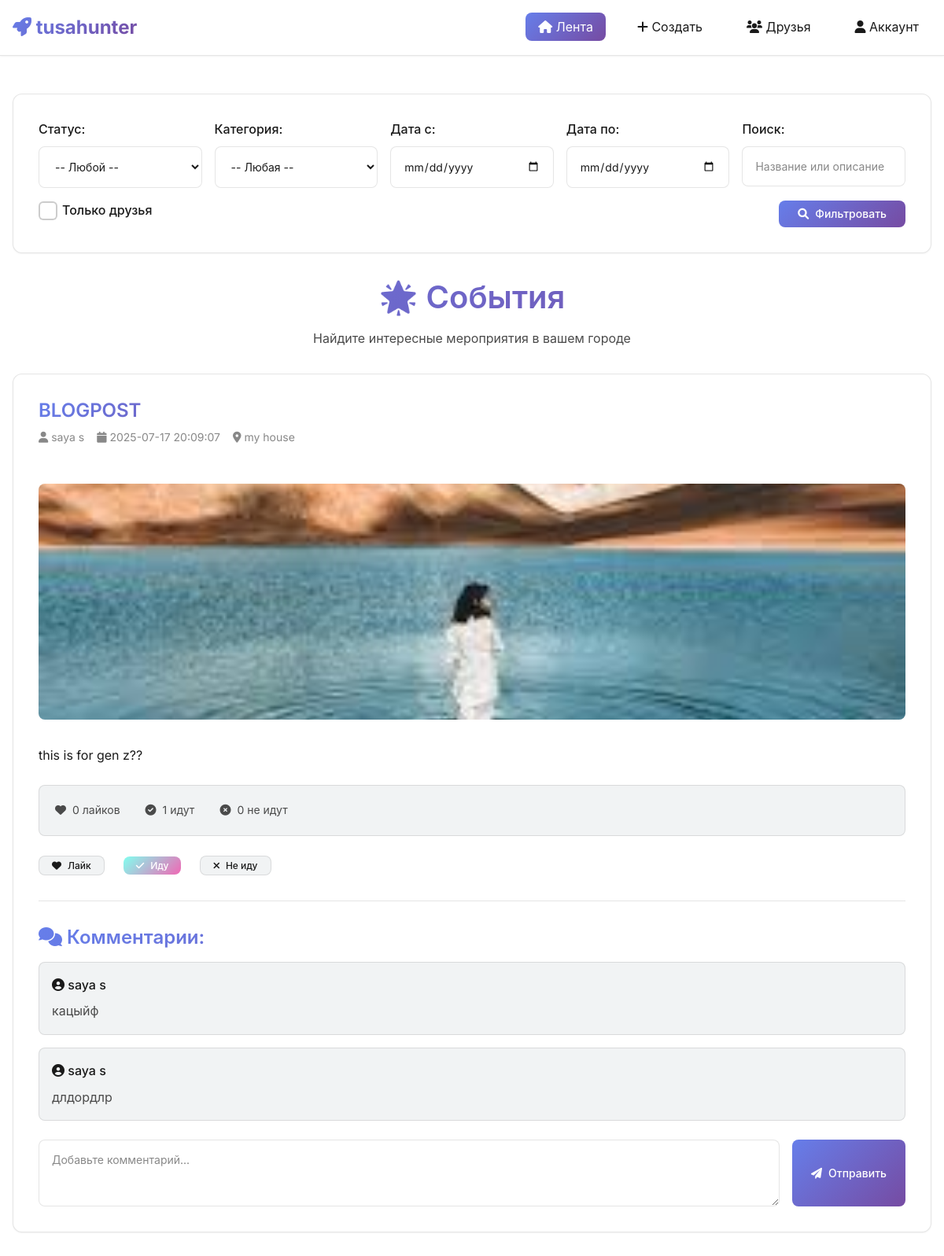
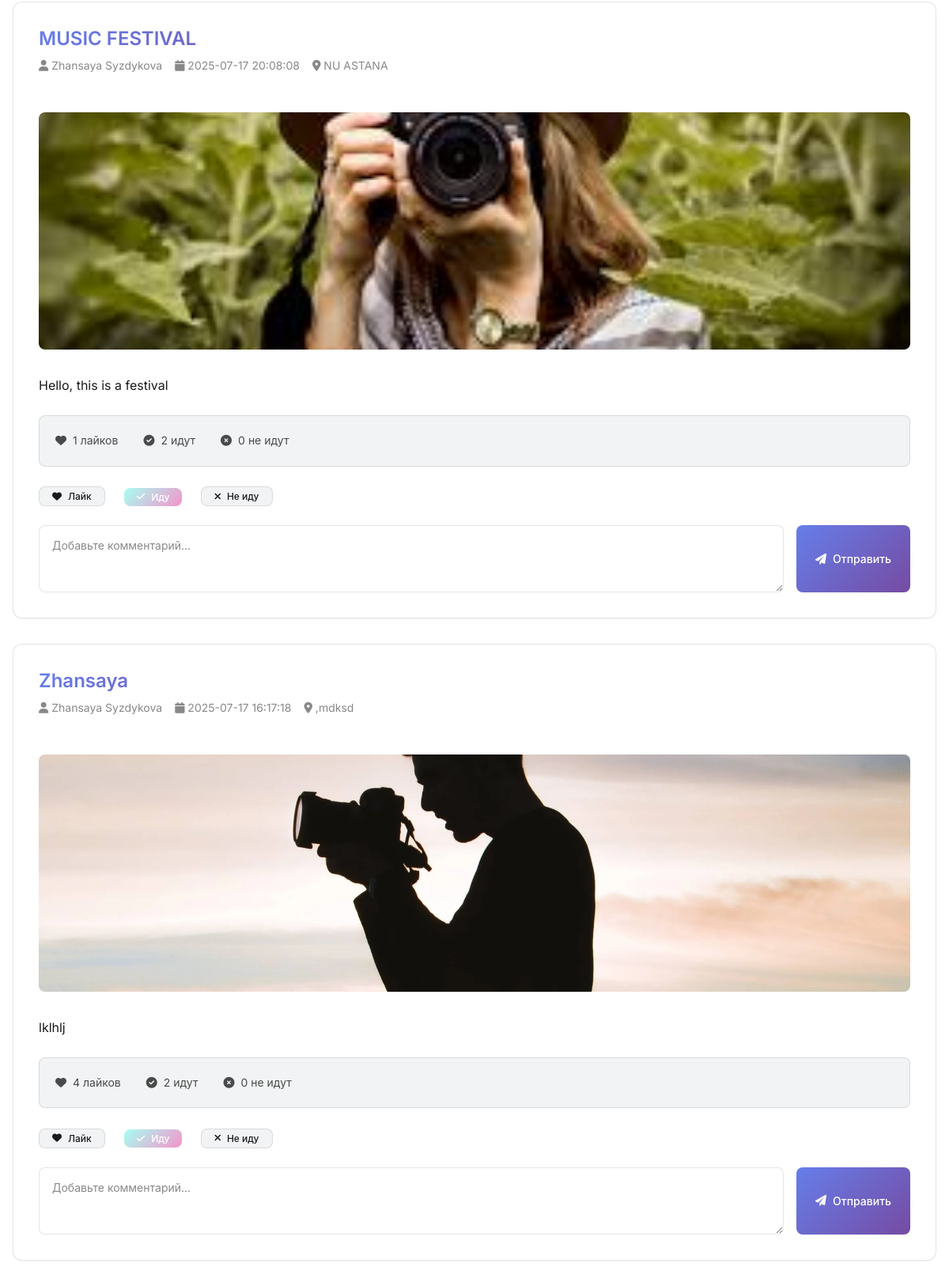
/index.php (signed in), run on the app's committed database (2 pictures, top to bottom).
### tables this page shows
CREATE TABLE `posts` (
  `postID` int(11) NOT NULL,
  `userID` int(11) NOT NULL,
  `name` varchar(255) NOT NULL,
  `category` varchar(50) NOT NULL,
  `description` text DEFAULT NULL,
  `image` varchar(255) DEFAULT NULL,
  `location` varchar(255) DEFAULT NULL,
  `likes` int(11) DEFAULT 0,
  `created_at` datetime DEFAULT current_timestamp(),
  `updated_at` datetime DEFAULT current_timestamp() ON UPDATE current_timestamp(),
  `event_date` datetime DEFAULT NULL
);

CREATE TABLE `users` (
  `userID` int(11) NOT NULL,
  `username` varchar(20) NOT NULL,
  `firstName` varchar(50) NOT NULL,
  `lastName` varchar(50) NOT NULL,
  `email` varchar(50) NOT NULL,
  `password` varchar(100) NOT NULL
);

CREATE TABLE `comments` (
  `commentID` int(11) NOT NULL,
  `postID` int(11) NOT NULL,
  `userID` int(11) NOT NULL,
  `comment` text NOT NULL,
  `created_at` timestamp NOT NULL DEFAULT current_timestamp()
);

### index.php (the view, shortened to what this page needs)
<?php
$currentUserID = $_SESSION['userID'] ?? null;
$servername = "localhost";
$username = "root";
$password = "";
$dbname = "db_users";
try {
    $conn = new PDO("mysql:host=$servername;dbname=$dbname", $username, $password);
    $conn->setAttribute(PDO::ATTR_ERRMODE, PDO::ERRMODE_EXCEPTION);
} catch(PDOException $e) {
    echo "Connection failed: " . $e->getMessage();
    exit;
}
$attendanceStmt = $conn->prepare("SELECT postID, status, COUNT(*) as count FROM post_attendance GROUP BY postID, status");
$attendanceStmt->execute();
$attendanceData = $attendanceStmt->fetchAll(PDO::FETCH_ASSOC);
$attendanceMap = [];
foreach ($attendanceData as $row) {
    $attendanceMap[$row['postID']][$row['status']] = $row['count'];
}
$userAttendanceStmt = $conn->prepare("SELECT postID, status FROM post_attendance WHERE userID = ?");
$userAttendanceStmt->execute([$currentUserID]);
$userAttendance = $userAttendanceStmt->fetchAll(PDO::FETCH_KEY_PAIR);
$params = [];
$sql = "SELECT posts.*, users.firstName, users.lastName FROM posts JOIN users ON posts.userID = users.userID";
$sql .= " ORDER BY posts.created_at DESC";
$stmt = $conn->prepare($sql);
$stmt->execute($params);
$posts = $stmt->fetchAll(PDO::FETCH_ASSOC);
$commentsStmt = $conn->prepare("SELECT comments.*, users.firstName, users.lastName FROM comments JOIN users ON comments.userID = users.userID");
$commentsStmt->execute();
$allComments = $commentsStmt->fetchAll(PDO::FETCH_ASSOC);
$commentsMap = [];
foreach ($allComments as $c) {
    $commentsMap[$c['postID']][] = $c;
}
?>
<!DOCTYPE html>
<html lang="ru">
<head>
  <link href="https://cdnjs.cloudflare.com/ajax/libs/font-awesome/6.0.0/css/all.min.css" rel="stylesheet">
  <link rel="stylesheet" href="web3-style.css">
</head>
<body>
  <header class="header">
    <div class="container">
      <nav class="nav">
                <div class="nav-brand">
            <i class="fas fa-rocket"></i> tusahunter
        </div>
        <ul class="nav-links">
          <li><a href="index.php" class="nav-link active"><i class="fas fa-home"></i> Лента</a></li>
          <li><a href="create.php" class="nav-link"><i class="fas fa-plus"></i> Создать</a></li>
          <li><a href="friends.php" class="nav-link"><i class="fas fa-users"></i> Друзья</a></li>
          <li><a href="acc.php" class="nav-link"><i class="fas fa-user"></i> Аккаунт</a></li>
        </ul>
      </nav>
    </div>
  </header>
  <div class="container main-content">
    <form method="get" class="filter-form animate-fade-in">
      <div class="filter-field">
        <label class="form-label">Статус:</label>
        <select name="status" class="form-select">
          <option value="">-- Любой --</option>
        </select>
      </div>
      <div class="filter-field">
        <label class="form-label">Категория:</label>
        <select name="category" class="form-select">
          <option value="">-- Любая --</option>
        </select>
      </div>
      <div class="filter-field">
        <label class="form-label">Дата с:</label>
        <input type="date" name="date_from" class="form-input">
      </div>
      <div class="filter-field">
        <label class="form-label">Дата по:</label>
        <input type="date" name="date_to" class="form-input">
      </div>
      <div class="filter-field">
        <label class="form-label">Поиск:</label>
        <input type="text" name="q" placeholder="Название или описание" class="form-input">
      </div>
      <div class="filter-field">
        <label class="form-label filter-checkbox">
          <span>Только друзья</span>
        </label>
      </div>
      <button type="submit" class="btn btn-primary">
        <i class="fas fa-search"></i> Фильтровать
      </button>
    </form>
    <div class="text-center mb-4">
      <h1 class="animate-fade-in">🌟 События</h1>
      <p class="animate-fade-in">Найдите интересные мероприятия в вашем городе</p>
    </div>
    <?php if (count($posts) > 0): ?>
      <?php foreach ($posts as $post): ?>
        <div class="post animate-fade-in" id="post-<?= (int)$post['postID'] ?>">
          <div class="post-header">
            <div>
              <h2 class="post-title"><?= htmlspecialchars($post['name']) ?></h2>
              <div class="post-meta">
                <span><i class="fas fa-user"></i> <?= htmlspecialchars($post['firstName'] . ' ' . $post['lastName']) ?></span>
                <span><i class="fas fa-calendar"></i> <?= htmlspecialchars($post['created_at']) ?></span>
                <span><i class="fas fa-map-marker-alt"></i> <?= htmlspecialchars($post['location']) ?></span>
              </div>
            </div>
          </div>
          <?php if (!empty($post['image'])): ?>
            <img src="uploads/<?= htmlspecialchars($post['image']) ?>" alt="Post image" class="post-image">
          <?php endif; ?>
          <div class="post-content">
            <?= nl2br(htmlspecialchars($post['description'])) ?>
          </div>
          <div class="post-stats">
            <div class="stat-item">
              <i class="fas fa-heart"></i>
              <span><?= (int)$post['likes'] ?> лайков</span>
            </div>
            <div class="stat-item">
              <i class="fas fa-check-circle"></i>
              <span><?= $attendanceMap[$post['postID']]['going'] ?? 0 ?> идут</span>
            </div>
            <div class="stat-item">
              <i class="fas fa-times-circle"></i>
              <span><?= $attendanceMap[$post['postID']]['not_going'] ?? 0 ?> не идут</span>
            </div>
          </div>
          <div class="post-actions">
            <form method="post" class="form-inline">
              <button type="submit" class="btn btn-secondary btn-sm">
                <i class="fas fa-heart"></i> Лайк
              </button>
            </form>
            <form method="post" class="form-inline">
              <button type="submit" class="btn btn-success btn-sm" <?= (isset($userAttendance[$post['postID']]) && $userAttendance[$post['postID']] === 'going') ? 'disabled' : '' ?>>
                <i class="fas fa-check"></i> Иду
              </button>
            </form>
            <form method="post" class="form-inline">
              <button type="submit" class="btn btn-secondary btn-sm" <?= (isset($userAttendance[$post['postID']]) && $userAttendance[$post['postID']] === 'not_going') ? 'disabled' : '' ?>>
                <i class="fas fa-times"></i> Не иду
              </button>
            </form>
          </div>
          <?php if (!empty($commentsMap[$post['postID']])): ?>
            <div class="comments-section">
              <h4><i class="fas fa-comments"></i> Комментарии:</h4>
              <?php foreach ($commentsMap[$post['postID']] as $c): ?>
                <div class="comment">
                  <div class="comment-author">
                    <i class="fas fa-user-circle"></i> <?= htmlspecialchars($c['firstName'] . ' ' . $c['lastName']) ?>
                  </div>
                  <div class="comment-text">
                    <?= htmlspecialchars($c['comment']) ?>
                  </div>
                </div>
              <?php endforeach; ?>
            </div>
          <?php endif; ?>
          <form method="post" class="comment-form">
            <textarea name="comment_text" placeholder="Добавьте комментарий..." rows="3" class="form-textarea comment-input"></textarea>
            <button type="submit" class="btn btn-primary">
              <i class="fas fa-paper-plane"></i> Отправить
            </button>
          </form>
        </div>
      <?php endforeach; ?>
    <?php endif; ?>
  </div>
</body>
</html>

### data on the page
posts: name "BLOGPOST", userID.lastName "saya s", created_at "2025-07-17 20:09:07", location "my house", image (picture), description "this is for gen z??", likes "0", postID "1", postID "0"
comments: userID.lastName "saya s", comment "кацыйф"
comments: userID.lastName "saya s", comment "длдордлр"
posts: name "MUSIC FESTIVAL", userID.lastName "Zhansaya Syzdykova", created_at "2025-07-17 20:08:08", location "NU ASTANA", image (picture), description "Hello, this is a festival", likes "1", postID "2", postID "0"
posts: name "Zhansaya", userID.lastName "Zhansaya Syzdykova", created_at "2025-07-17 16:17:18", location ",mdksd", image (picture), description "lklhlj", likes "4", postID "2", postID "0"
